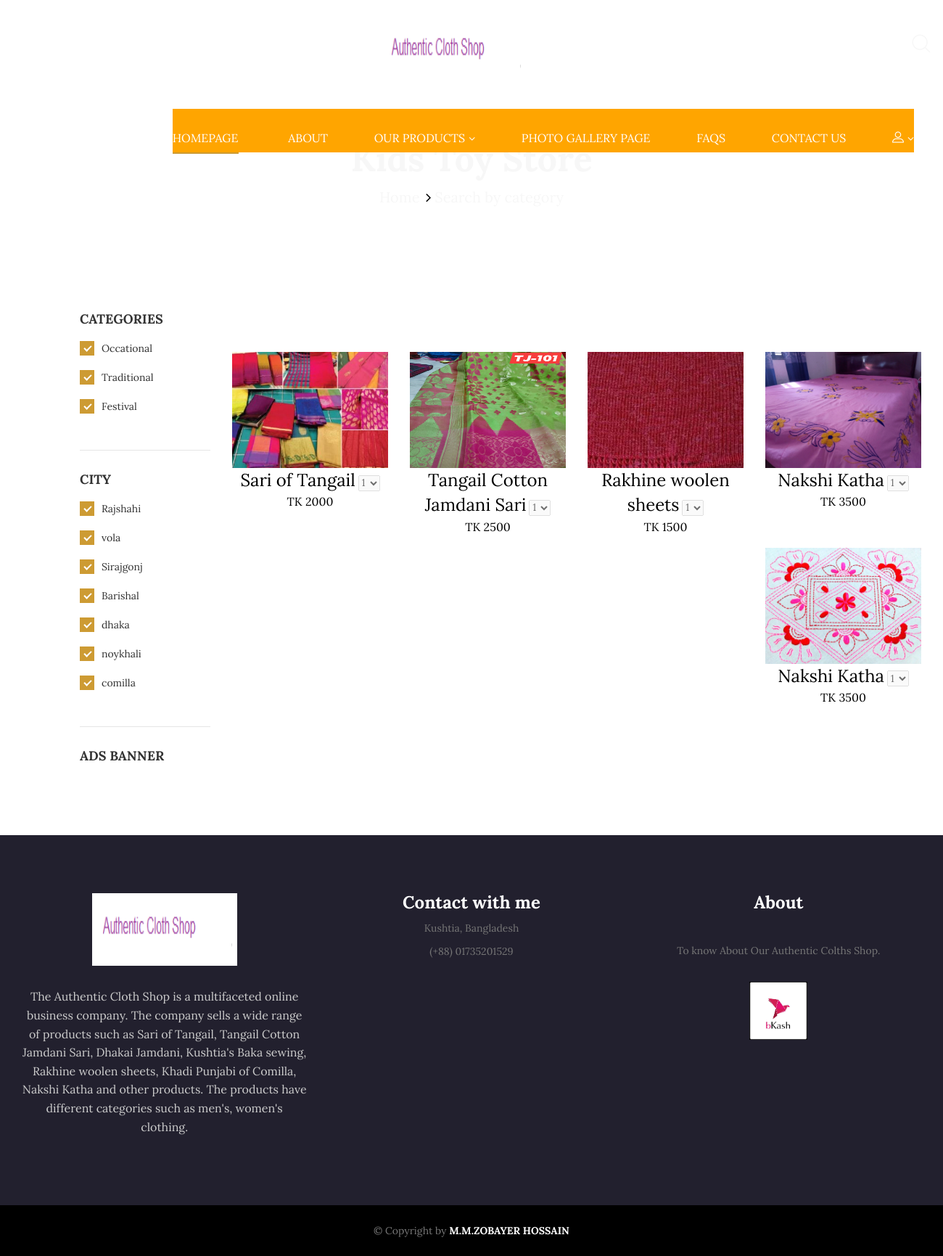
/productbycat.php?catId=90, run on the app's committed database.
### tables this page shows
CREATE TABLE `product` (
  `id` int(11) NOT NULL,
  `productName` varchar(255) NOT NULL,
  `cat_id` int(11) NOT NULL,
  `colorName` varchar(255) DEFAULT NULL,
  `cityName` varchar(255) DEFAULT NULL,
  `size` varchar(255) DEFAULT NULL,
  `body` text NOT NULL,
  `price` float NOT NULL,
  `qty` int(11) NOT NULL DEFAULT 1,
  `image` varchar(255) DEFAULT NULL,
  `status` varchar(200) NOT NULL
);

CREATE TABLE `category` (
  `catId` int(11) NOT NULL,
  `catName` varchar(255) NOT NULL
);

### lib/Database.php (called while the page is built, shortened)
<?php
Class Database{
 public $host   = DB_HOST;
 public $user   = DB_USER;
 public $pass   = DB_PASS;
 public $dbname = DB_NAME;
 public $link;
private function connectDB(){
 $this->link = new mysqli($this->host, $this->user, $this->pass,
  $this->dbname);
 }
public function select($query){
  $result = $this->link->query($query) or
   die($this->link->error.__LINE__);
  if($result->num_rows > 0){
    return $result;
  } else {
    return false;
  }
 }
}
?>

### classes/Product.php (called while the page is built, shortened)
<?php
$filepath=realpath(dirname(__FILE__));
include_once ($filepath.'/../lib/Database.php');
 ?>
<?php
class Product{
	private $db;
	public function __construct(){
		$this->db=new Database();
	}
	public function product_rating($id)
	{
		$query="SELECT AVG(rating.rating) avg FROM rating WHERE product_id=$id";
	 	$result=$this->db->select($query);
	 	return $result;
	}
	public function productByCat($id){
		$catId=mysqli_real_escape_string($this->db->link,$id);
		$id=(int)$catId;
		$query="select * from product where cat_id=$id";
 	$result=$this->db->select($query);
 	return $result;
	}
	public function getAllCity()
	{
		$query="SELECT DISTINCT name FROM district  ORDER   BY id DESC LIMIT 15";
		$result=$this->db->select($query);
		return $result;
	}
}
 ?>

### classes/Catagory.php (called while the page is built, shortened)
<?php
$filepath=realpath(dirname(__FILE__));
include_once ($filepath.'/../lib/Database.php');
include_once($filepath.'/../helpers/Format.php'); ?>
 <?php
 class Catagory {
 	private $db;
	public function __construct(){
		$this->db=new Database();
	}
 public function getAllCat(){
 	$query="select * from category order by catId DESC";
 	$result=$this->db->select($query);
 	return $result;
 }
}
  ?>

### productbycat.php (the view, shortened to what this page needs)
<?php include("inc/header.php"); ?>
<?php
if (!isset($_GET['catId'])||$_GET['catId']==NULL ||$_GET['catId']!=$_GET['catId']) {
    echo "<script>window.location = '404.php';</script>";
}else{
    $id=preg_replace('/[^-a-zA-Z0-9_]/', '', $_GET['catId']);
}
 ?>
    <div  class="ps-hero bg--cover" data-background="admin/upload/back.jpg">
        <div class="ps-hero__content">
            <h1 style="color: #f7f7f7;"> Kids Toy Store</h1>
            <div class="ps-breadcrumb">
                <ol class="breadcrumb">
                    <li><a href="index.php" style="color: #f7f7f7; font-size: 20px;">Home</a></li>
                    <li class="active" style="color: #f7f7f7; font-size: 20px;">Search by category</li>
                </ol>
            </div>
        </div>
    </div>
    <main class="ps-shop">
        <div class="ps-shop__wrapper">
            <div class="ps-shop__banners">
                <div class="ps-row">
                    <div class="col-lg-6 col-md-6 col-sm-12 col-xs-12 ">
                        <div class="ps-collection">
                        <a class="ps-collection__overlay" href="#"></a><img style="visibility: hidden;" height="2px" src="images/collection/product-1.jpg" alt="">
                    </div>
                    </div>
                    <div class="col-lg-6 col-md-6 col-sm-12 col-xs-12 ">
                        <div class="ps-collection"><a class="ps-collection__overlay" href="#"></a><img style="visibility: hidden;" height="2px" src="images/collection/product-2.jpg" alt=""></div>
                    </div>
                </div>
            </div>
            <div class="ps-row">
                <?php
              $getNpd=$pd->productByCat($id);
              if ($getNpd) {
                while ($result=$getNpd->fetch_assoc()) {
               ?>
                <div class="ps-column">
                    <div class="ps-product">
                        <div class="ps-product__thumbnail"><img width="210" height="160" src="admin/<?php echo($result['image']); ?>" alt=""><a class="ps-product__overlay" href="details.php?pdId=<?php echo($result['id']); ?>"></a>
                        </div>
                        <div class="ps-product__content"><a class="ps-product__title" href="details.php?pdId=<?php echo($result['id']); ?>"><?php echo($result['productName']); ?></a>
                            <?php
                               $getrt=$pd->product_rating($result['id']);
                                $re=$getrt->fetch_assoc();
                                $rating=$re['avg'];
                               ?>
                            <select class="ps-rating" disabled>
                             <?php
                             for ($i=1; $i <=5 ; $i++) {
                               if ($i<=$rating) {
                              ?>
                                <option value="1" ><?php echo($re['avg']); ?></option>
                                <?php
                              }else{
                                 ?>
                                <option value="<?php echo($i); ?>" ><?php echo($i); ?></option>
                                <?php }} ?>
                            </select>
                            <p class="ps-product__price">TK <?php echo($result['price']); ?></p>
                        </div>
                    </div>
                </div>
         <?php }}else{?>
        <span class="text-center"><h1><?php echo("Product Not found"); ?></h1></span>
        <?php } ?>
  </div>
</div>
<?php include_once 'inc/sidebar.php';?>
    </main>
<?php include("inc/footer.php"); ?>

### inc/sidebar.php (shortened to what this page needs)
<aside class="ps-sidebar" style="margin-left: 40px;">
            <aside class="widget widget_sidebar widget_category">
                <h3 class="widget-title">Categories</h3>
                <ul class="ps-list--checked">
                     <?php
                     $getCat=$cat->getAllCat();
                    if ($getCat) {
                        while ($re=$getCat->fetch_assoc()) {
                     ?>
                    <li class="current"><a href="productbycat.php?catId=<?php echo($re['catId']) ;?>"><?php echo($re['catName']) ;?></a></li>
                    <?php }}else{echo("catagory not found");} ?>
                </ul>
            </aside>
            <aside class="widget widget_sidebar widget_category">
                <h3 class="widget-title">City</h3>
                <ul class="ps-list--checked">
                    <?php
                     $getCity=$pd->getAllCity();
                    if ($getCity) {
                        while ($result=$getCity->fetch_assoc()) {
                     ?>
                    <li class="current"><a href="productbycity.php?city_id=<?php echo($result['name']) ;?>"><?php echo($result['name']); ?> </a></li>
                    <?php }} ?>
                </ul>
            </aside>
            <aside class="widget widget_sidebar widget_ads">
                <h3 class="widget-title">Ads banner</h3><a href="#"><img src="images/widget-ads.jpg" alt=""></a>
            </aside>
        </aside>

### data on the page
product: image (picture), productName "Sari of Tangail", price "2000"
product: image (picture), productName "Tangail Cotton Jamdani Sari", price "2500"
product: image (picture), productName "Rakhine woolen sheets", price "1500"
product: image (picture), productName "Nakshi Katha", price "3500"
product: image (picture), productName "Nakshi Katha", price "3500"
category: catName "Occational"
category: catName "Traditional"
category: catName "Festival"

### other printed values
$result['name'] "Rajshahi"
$result['name'] "vola"
$result['name'] "Sirajgonj"
$result['name'] "Barishal"
$result['name'] "dhaka"
$result['name'] "noykhali"
$result['name'] "comilla"
form field value "1"
